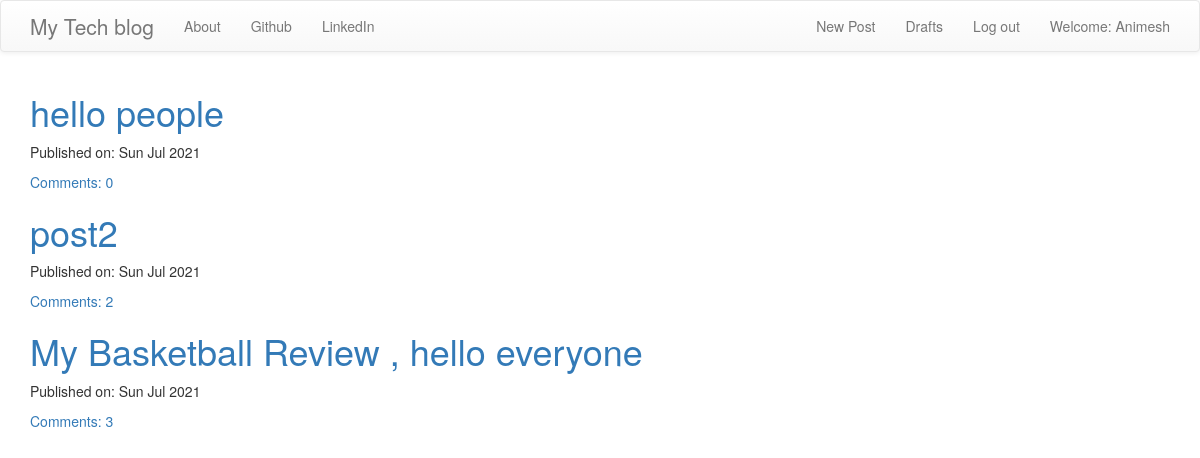
The app's page / (signed in) with its own data.
### blog/models.py (models this page shows, shortened)
class Post(models.Model):
    author = models.ForeignKey('auth.User',on_delete=models.CASCADE)
    title = models.CharField(max_length=256)
    text = models.TextField()
    create_date = models.DateTimeField(default=timezone.now())
    published_date = models.DateTimeField(blank=True,null=True)
    def approve_comments(self):
        return self.comments.filter(approved_comment=True)

### blog/views.py (the view)
# urls.py: url(r'^$',views.PostListView.as_view(),name='post_list'),
class PostListView(ListView):
    model = Post
    def get_queryset(self):
        return Post.objects.filter(published_date__lte=timezone.now()).order_by('-published_date')

### blog/templates/blog/post_list.html
{% extends 'blog/base.html' %}
{% block content %}
<div class="centerstage">
    {% for post in post_list %}
        <div class="post">
            <h1><a href="{% url 'post_detail' pk=post.pk %}">{{ post.title }}</a></h1>
            <div class="date">
                <p>Published on: {{ post.published_date|date:"D M Y"}}</p>
            </div>
            <a href="{% url 'post_detail' pk=post.pk %}">Comments: {{ post.approve_comments.count }}</a>
        </div>
    {% endfor %}
</div>
{% endblock %}

### blog/templates/blog/base.html (shortened to what this page needs)
<!DOCTYPE html>
{% load static %}
<html>
    <head>
<link rel="stylesheet" href="https://stackpath.bootstrapcdn.com/bootstrap/3.4.1/css/bootstrap.min.css">
<link rel="stylesheet" href="https://stackpath.bootstrapcdn.com/bootstrap/3.4.1/css/bootstrap-theme.min.css">
<link rel="stylesheet" href="//cdn.jsdelivr.net/npm/medium-editor@latest/dist/css/medium-editor.min.css" type="text/css" media="screen" charset="utf-8">
        <link rel="stylesheet" href="{% static 'css/blog.css' %}">
<body class='loader'>
  <nav class="navbar navbar-default techfont custom-navbar">
    <div class="container">
      <ul class="nav navbar-nav">
        <li><a class='navbar-brand bigbrand' href="{% url 'post_list' %}">My Tech blog</a></li>
        <li><a href="{% url 'about' %}">About</a></li>
        <li><a href="https://www.github.com">Github</a></li>
        <li><a href="https://www.linkedin.com">LinkedIn</a></li>
      </ul>
      <ul class="nav navbar-nav navbar-right">
        {% if user.is_authenticated %}
        <li>
          <a href="{% url 'post_new' %}" >New Post</a>
        </li>
        <li>
          <a href="{% url 'post_draft_list' %}">Drafts</a>
        </li>
        <li>
          <a href="{% url 'logout' %}" >Log out</a>
        </li>
        <li>
          <a >Welcome: {{ user.username }}</a>
        </li>
          {% else %}
          <li><a class='nav navbar-right' href="{% url 'login' %}" ><span class="glyphicon glyphicon-user"></span></a></li>
        {% endif %}
      </ul>
  </div>
</nav>
        <div class="content container">
            <div class="row">
                <div class="col-md-8">
                  <div class="blog_posts">
                    {% block content %}
                    {% endblock %}
                  </div>
                </div>
            </div>
        </div>
</body>
</html>

### blog/static/css/blog.css (style rules this page uses)
.bigbrand { font-size: 1.5em; }
.loader { filter:hue-rotate(0deg); color:linear-gradient(45deg,#0f8,#08f); animation:hue 10000ms infinite linear; }

### records on screen
Post: title "hello people", published_date "Sun Jul 2021", approve_comments.count "0"
Post: title "post2", published_date "Sun Jul 2021", approve_comments.count "2"
Post: title "My Basketball Review , hello everyone", published_date "Sun Jul 2021", approve_comments.count "3"

### other values on screen
{{ user.username }} "Animesh"
